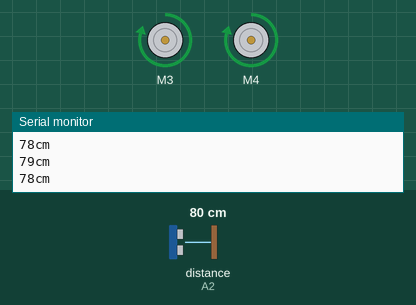
Simulated run of this sketch. Board: Arduino Uno, built with avr-gcc and run on an emulated ATmega328P. Parts: 2 × DC motor (green arrow = forward, orange = backward, longer = faster), the last lines printed to the serial monitor. Wiring (inferred from the names in the program): ultrasonic range finder: trigger A1; echo A2. The test bench sets the inputs (shaded band); at power-on: distance to the obstacle (sensor on A2) 80 cm. The echo pulse lasts 58.3 µs per cm.

Above: at 1.3 s.
1.4 s: distance to the obstacle (sensor on A2) set to 25 cm
2.9 s: distance to the obstacle (sensor on A2) set to 19 cm
At 3.4 s:
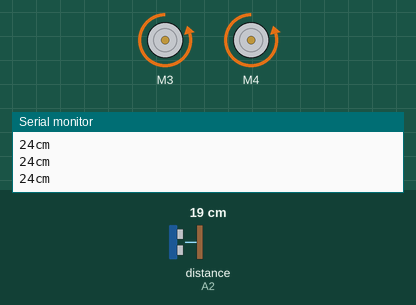
At 5.4 s:
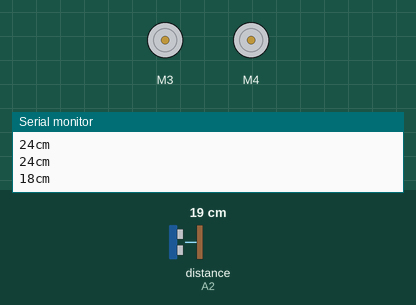
5.9 s: distance to the obstacle (sensor on A2) set to 35 cm
8.9 s: distance to the obstacle (sensor on A2) set to 2 cm
At 10.8 s:
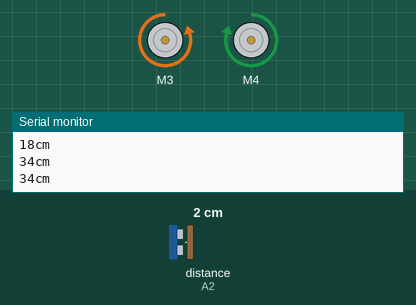
Timing chart, 0 to 12.9 s (numbered marks = the images above; inputs shaded):
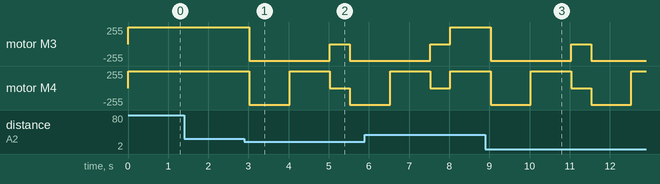

The sketch:

EDU_2wd_ultraSens.ino
```cpp
/*  20210815
 *  2WD 초음파 센서 주행 프로그램 -1
 *  EDU_ultraSens.ino
 */
//#include <Arduino.h>
//#include <Wire.h>
#include <AFMotor.h>    //Adafruit Motor Driver Shield library

AF_DCMotor motor1(3);  //motor1 connected to M3
AF_DCMotor motor2(4);  //motor 2 connected to M4

float duration;         //duration of ultrasonic pulse
int distanceCm;        //distance in cm
int Speed = 250;

void setup()
{
  Serial.begin(9600);
  pinMode(A1, OUTPUT);    //A1 connected to TRIG
  pinMode(A2, INPUT);     //A2 connected to ECHO

  motor1.setSpeed(Speed);   //motor speed set to max. range:0-255
  motor2.setSpeed(Speed);
  Stop();
}

void loop()
{
  digitalWrite(A1, LOW);
  delayMicroseconds(2);
  digitalWrite(A1, HIGH);   //give a pulse of 10us on TRIG
  delayMicroseconds(10);
  digitalWrite(A1, LOW);
  duration = pulseIn(A2, HIGH);   //back the pulse on ECHO
  distanceCm = (float)(340*duration)/10000/2;  //m/s>cm/us

  if(distanceCm <= 20)
  {
    motor1.run(BACKWARD);
    motor2.run(BACKWARD);
    delay(1000);
    motor1.run(BACKWARD);
    motor2.run(FORWARD);
    delay(1000);
    Stop();
  } else {
    motor1.setSpeed(Speed);
    motor2.setSpeed(Speed);
    motor1.run(FORWARD);
    motor2.run(FORWARD);
  }
  Serial.print(distanceCm); Serial.println("cm"); delay(500);
}

void Stop(){
  motor1.run(RELEASE);
  motor2.run(RELEASE);
}
```

Measured:
- the behaviour switches between 22 and 21 cm on distance to the obstacle (sensor on A2) (found by bisection; images 0 and 1)
- after the input at 2.9 s, motor M3: forward 250/255 → backward 250/255 after 0.13 s, → stopped 2.0 s later, → backward 250/255 0.50 s later; motor M4: forward 250/255 → backward 250/255 after 0.13 s, → forward 250/255 1.0 s later, → stopped 1.0 s later, → backward 250/255 0.50 s later
- after the input at 8.9 s, motor M3: forward 250/255 → backward 250/255 after 0.13 s, → stopped 2.0 s later, → backward 250/255 0.50 s later; motor M4: forward 250/255 → backward 250/255 after 0.13 s, → forward 250/255 1.0 s later, → stopped 1.0 s later, → backward 250/255 0.50 s later, … (5 changes in this stretch)
